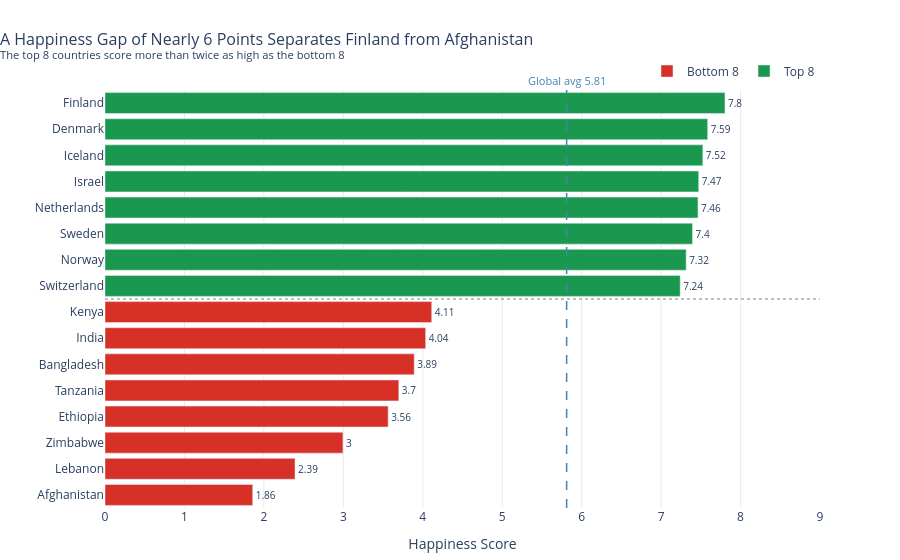

The code cell stored with this chart in its notebook:
### Markdown cell above
---
## Task 2 — Bottom vs. Top: A Contrast Story

**What to build:** A bar chart that highlights the **gap between the happiest and least happy countries**, focusing on a specific insight.

**Requirements:**
- Show the **top 8 AND bottom 8 countries** together (16 bars total)
- Use **colour** to distinguish the two groups (not Plotly's default rainbow)
- Add a **visual separator or annotation** that emphasises the gap
- Insight title that tells the story of the gap

**Hint:** Use `pd.concat([df.nlargest(8,'Happiness_Score'), df.nsmallest(8,'Happiness_Score')])` to get both groups.

**Stretch goal:** Add a vertical reference line showing the global average.

### Code cell
# Task 2: Top 8 vs. Bottom 8 contrast
# ------------------------------------

# Step 1: Get top and bottom countries
top8 = df.nlargest(8, 'Happiness_Score').copy()
top8['Group'] = 'Top 8'
bottom8 = df.nsmallest(8, 'Happiness_Score').copy()
bottom8['Group'] = 'Bottom 8'

combined = pd.concat([bottom8, top8]).sort_values('Happiness_Score')
global_avg = df['Happiness_Score'].mean()
print(f"Global average: {global_avg:.2f}")

# Step 2: Build your chart
# YOUR CODE HERE

color_map = {'Top 8': '#1a9850', 'Bottom 8': '#d73027'}

fig = px.bar(
    combined,
    x='Happiness_Score',
    y='Country',
    orientation='h',
    color='Group',
    color_discrete_map=color_map,
    text=combined['Happiness_Score'].round(2),
)

fig.update_traces(textposition='outside', textfont_size=10)

# Global average reference line
fig.add_vline(
    x=global_avg,
    line_dash='dash',
    line_color='steelblue',
    line_width=1.5,
    annotation_text=f'Global avg {global_avg:.2f}',
    annotation_position='top',
    annotation_font_size=11,
    annotation_font_color='steelblue',
)

# Separator between the two groups
fig.add_hline(
    y=7.5,   # between index 7 (bottom8) and 8 (top8) after sort
    line_dash='dot',
    line_color='gray',
    line_width=1,
)

fig.update_layout(
    title=dict(
        text='A Happiness Gap of Nearly 6 Points Separates Finland from Afghanistan<br>'
             '<sup>The top 8 countries score more than twice as high as the bottom 8</sup>',
        font_size=16,
        x=0,
    ),
    xaxis=dict(
        title='Happiness Score',
        range=[0, 9],    # zero baseline
        showgrid=True,
        gridcolor='#ebebeb',
    ),
    yaxis=dict(title=''),
    plot_bgcolor='white',
    paper_bgcolor='white',
    legend=dict(title='', orientation='h', y=1.08, x=1, xanchor='right'),
    margin=dict(l=10, r=80, t=90, b=40),
    height=560,
)

fig.show()

### Figure 1 — Plotly figure (JSON) as saved in the notebook; plotly's stock layout.template omitted (floating-point values rounded to 4 significant figures)
{"data": [{"hovertemplate": "Group=Bottom 8<br>Happiness_Score=%{x}<br>Country=%{y}<br>text=%{text}<extra></extra>", "legendgroup": "Bottom 8", "marker": {"color": "#d73027", "pattern": {"shape": ""}}, "name": "Bottom 8", "orientation": "h", "showlegend": true, "text": [1.86, 2.39, 3.0, 3.56, 3.7, 3.89, 4.04, 4.11], "textfont": {"size": 10}, "textposition": "outside", "type": "bar", "x": [1.859, 2.392, 2.995, 3.564, 3.698, 3.892, 4.036, 4.112], "xaxis": "x", "y": ["Afghanistan", "Lebanon", "Zimbabwe", "Ethiopia", "Tanzania", "Bangladesh", "India", "Kenya"], "yaxis": "y"}, {"hovertemplate": "Group=Top 8<br>Happiness_Score=%{x}<br>Country=%{y}<br>text=%{text}<extra></extra>", "legendgroup": "Top 8", "marker": {"color": "#1a9850", "pattern": {"shape": ""}}, "name": "Top 8", "orientation": "h", "showlegend": true, "text": [7.24, 7.32, 7.4, 7.46, 7.47, 7.52, 7.59, 7.8], "textfont": {"size": 10}, "textposition": "outside", "type": "bar", "x": [7.24, 7.315, 7.395, 7.464, 7.473, 7.525, 7.586, 7.804], "xaxis": "x", "y": ["Switzerland", "Norway", "Sweden", "Netherlands", "Israel", "Iceland", "Denmark", "Finland"], "yaxis": "y"}], "layout": {"annotations": [{"font": {"color": "steelblue", "size": 11}, "showarrow": false, "text": "Global avg 5.81", "x": 5.811, "xanchor": "center", "xref": "x", "y": 1, "yanchor": "bottom", "yref": "y domain"}], "barmode": "relative", "height": 560, "legend": {"orientation": "h", "title": {"text": ""}, "tracegroupgap": 0, "x": 1, "xanchor": "right", "y": 1.08}, "margin": {"b": 40, "l": 10, "r": 80, "t": 90}, "paper_bgcolor": "white", "plot_bgcolor": "white", "shapes": [{"line": {"color": "steelblue", "dash": "dash", "width": 1.5}, "type": "line", "x0": 5.811, "x1": 5.811, "xref": "x", "y0": 0, "y1": 1, "yref": "y domain"}, {"line": {"color": "gray", "dash": "dot", "width": 1}, "type": "line", "x0": 0, "x1": 1, "xref": "x domain", "y0": 7.5, "y1": 7.5, "yref": "y"}], "title": {"font": {"size": 16}, "text": "A Happiness Gap of Nearly 6 Points Separates Finland from Afghanistan<br><sup>The top 8 countries score more than twice as high as the bottom 8</sup>", "x": 0}, "xaxis": {"anchor": "y", "domain": [0, 1], "gridcolor": "#ebebeb", "range": [0, 9], "showgrid": true, "title": {"text": "Happiness Score"}}, "yaxis": {"anchor": "x", "domain": [0, 1], "title": {"text": ""}}}}
